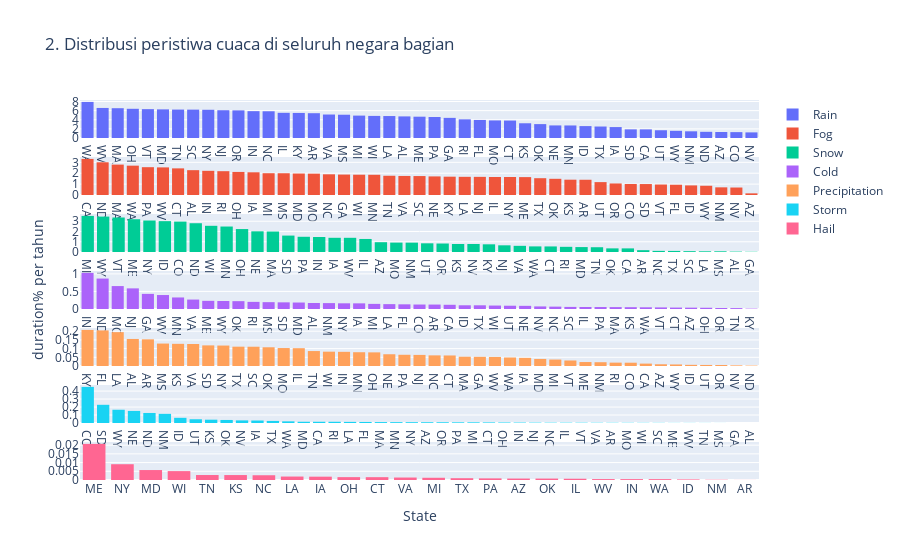

The notebook cell this image was saved under:
### Markdown cell above
Informasi durasi peristiwa cuaca di seluruh negara bagian ditunjukkan pada Gambar 2.

Tiga negara bagian teratas dengan hari hujan panjang adalah WA, WV, MA; Tiga negara bagian teratas dengan hari berkabut panjang adalah CA, ND, MA; Tiga negara bagian teratas dengan hari salju panjang adalah MI, WY, VT; Tiga negara bagian teratas dengan hari-hari dingin yang panjang adalah IN, ND, MO; Tiga negara bagian teratas dengan hari curah hujan yang panjang adalah KY, FL, LA; Tiga negara bagian teratas dengan hari badai yang panjang adalah CO, SD, WY; Tiga negara bagian teratas dengan hari hujan es yang panjang adalah ME, NY, MD.

Tiga negara bagian teratas dengan hari hujan pendek adalah NV, CO, AZ; Tiga negara bagian teratas dengan hari berkabut pendek adalah AZ, NV, NM; Tiga negara bagian teratas dengan hari salju pendek adalah GA, LA, MS; Tiga negara bagian teratas dengan hari-hari dingin yang pendek adalah KY, TN, OR; Tiga negara bagian teratas dengan hari hujan pendek adalah ND, NV, OR; Tiga negara bagian teratas dengan hari badai singkat adalah AL, GA, MS; Tiga negara bagian teratas dengan hari hujan es singkat adalah AR, NM, ID.

### Code cell
fig_state=make_subplots(rows=7, cols=1, shared_yaxes=False, vertical_spacing=0.05)

fig_state.add_trace(go.Histogram(x=weather['State'], y=weather['Rain'], name='Rain', histfunc ='avg'),1,1)
fig_state.add_trace(go.Histogram(x=weather['State'], y=weather['Fog'], name='Fog', histfunc ='avg'),2,1)
fig_state.add_trace(go.Histogram(x=weather['State'], y=weather['Snow'], name='Snow', histfunc ='avg'),3,1)
fig_state.add_trace(go.Histogram(x=weather['State'], y=weather['Cold'], name='Cold', histfunc ='avg'),4,1)
fig_state.add_trace(go.Histogram(x=weather['State'], y=weather['Precipitation'], name='Precipitation', histfunc ='avg'),5,1)
fig_state.add_trace(go.Histogram(x=weather['State'], y=weather['Storm'], name='Storm', histfunc ='avg'),6,1)
fig_state.add_trace(go.Histogram(x=weather['State'], y=weather['Hail'], name='Hail', histfunc ='avg'),7,1)

fig_state['layout']['xaxis7'].update(title="State")
fig_state['layout']['yaxis4'].update(title="duration% per tahun")
fig_state.update_xaxes(categoryorder='mean descending')
fig_state.update_layout( title_text="2. Distribusi peristiwa cuaca di seluruh negara bagian")
fig_state.show()

### Figure 1 — Plotly figure (JSON) as saved in the notebook; plotly's stock layout.template omitted (floating-point values rounded to 4 significant figures; data arrays with more than 128 entries replaced by an {"elided": "..."} marker saying what was removed)
{"data": [{"histfunc": "avg", "name": "Rain", "type": "histogram", "x": {"elided": "286 str values"}, "xaxis": "x", "y": {"elided": "286 float values"}, "yaxis": "y"}, {"histfunc": "avg", "name": "Fog", "type": "histogram", "x": {"elided": "286 str values"}, "xaxis": "x2", "y": {"elided": "286 float values"}, "yaxis": "y2"}, {"histfunc": "avg", "name": "Snow", "type": "histogram", "x": {"elided": "286 str values"}, "xaxis": "x3", "y": {"elided": "286 float values"}, "yaxis": "y3"}, {"histfunc": "avg", "name": "Cold", "type": "histogram", "x": {"elided": "286 str values"}, "xaxis": "x4", "y": {"elided": "286 float values"}, "yaxis": "y4"}, {"histfunc": "avg", "name": "Precipitation", "type": "histogram", "x": {"elided": "286 str values"}, "xaxis": "x5", "y": {"elided": "286 float values"}, "yaxis": "y5"}, {"histfunc": "avg", "name": "Storm", "type": "histogram", "x": {"elided": "286 str values"}, "xaxis": "x6", "y": {"elided": "286 float values"}, "yaxis": "y6"}, {"histfunc": "avg", "name": "Hail", "type": "histogram", "x": {"elided": "286 str values"}, "xaxis": "x7", "y": {"elided": "286 float values"}, "yaxis": "y7"}], "layout": {"title": {"text": "2. Distribusi peristiwa cuaca di seluruh negara bagian"}, "xaxis": {"anchor": "y", "categoryorder": "mean descending", "domain": [0, 1]}, "xaxis2": {"anchor": "y2", "categoryorder": "mean descending", "domain": [0, 1]}, "xaxis3": {"anchor": "y3", "categoryorder": "mean descending", "domain": [0, 1]}, "xaxis4": {"anchor": "y4", "categoryorder": "mean descending", "domain": [0, 1]}, "xaxis5": {"anchor": "y5", "categoryorder": "mean descending", "domain": [0, 1]}, "xaxis6": {"anchor": "y6", "categoryorder": "mean descending", "domain": [0, 1]}, "xaxis7": {"anchor": "y7", "categoryorder": "mean descending", "domain": [0, 1], "title": {"text": "State"}}, "yaxis": {"anchor": "x", "domain": [0.9, 1]}, "yaxis2": {"anchor": "x2", "domain": [0.75, 0.85]}, "yaxis3": {"anchor": "x3", "domain": [0.6, 0.7]}, "yaxis4": {"anchor": "x4", "domain": [0.45, 0.55], "title": {"text": "duration% per tahun"}}, "yaxis5": {"anchor": "x5", "domain": [0.3, 0.4]}, "yaxis6": {"anchor": "x6", "domain": [0.15, 0.25]}, "yaxis7": {"anchor": "x7", "domain": [0, 0.1]}}}
